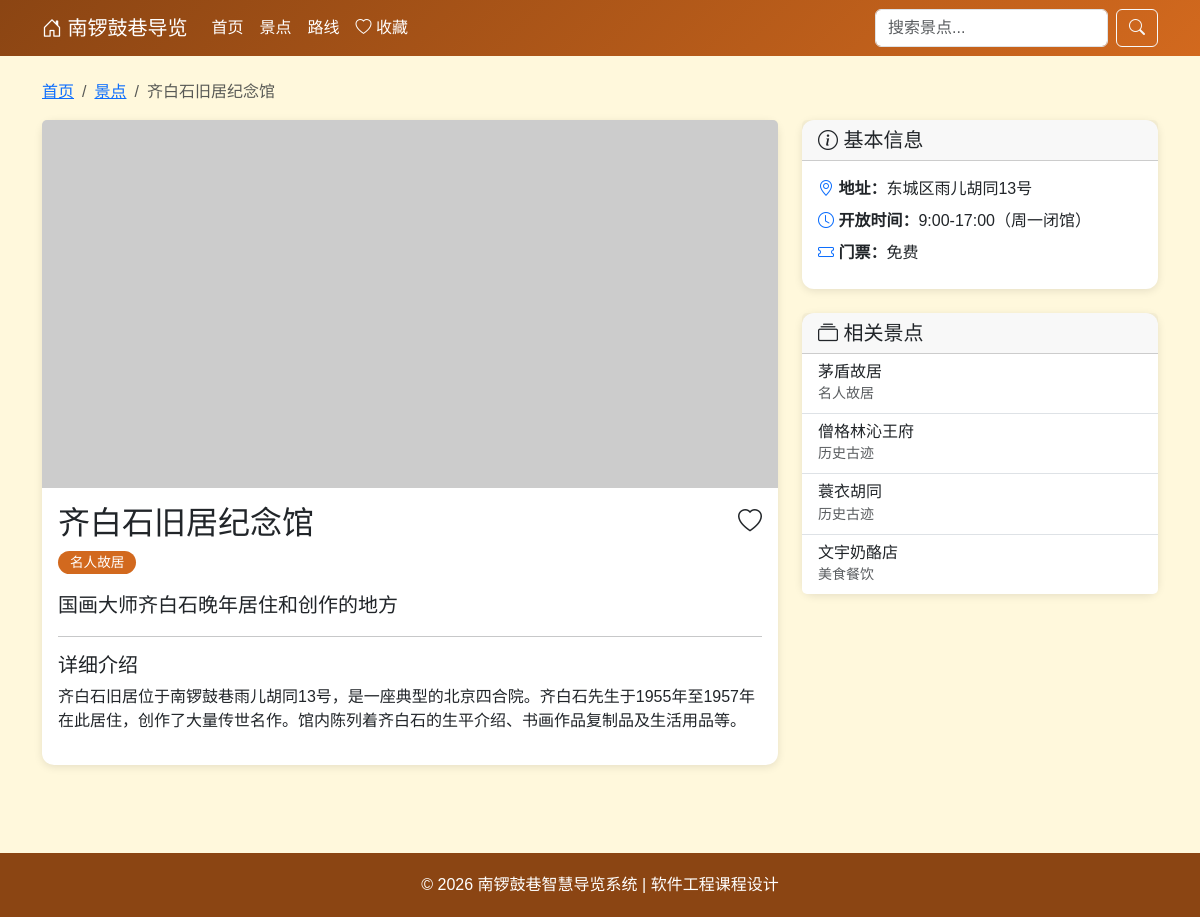
Page /poi/1/ on the committed database.
### tour/models.py (models this page shows, shortened)
class POI(models.Model):
    hutong = models.ForeignKey(Hutong, on_delete=models.CASCADE, related_name='pois', verbose_name='所属胡同')
    category = models.ForeignKey(POICategory, on_delete=models.SET_NULL, null=True, verbose_name='分类')
    name = models.CharField('名称', max_length=100)
    description = models.TextField('简介')
    detail = models.TextField('详细介绍', blank=True)
    address = models.CharField('地址', max_length=200)
    latitude = models.DecimalField('纬度', max_digits=10, decimal_places=7, null=True, blank=True)
    longitude = models.DecimalField('经度', max_digits=10, decimal_places=7, null=True, blank=True)
    image = models.ImageField('图片', upload_to='poi/', blank=True)
    opening_hours = models.CharField('开放时间', max_length=100, blank=True)
    ticket_price = models.CharField('门票价格', max_length=100, blank=True)
    order = models.IntegerField('排序', default=0)
    class Meta:
        verbose_name = 'POI景点'
        verbose_name_plural = 'POI景点'
        ordering = ['order', 'id']

class POICategory(models.Model):
    name = models.CharField('分类名称', max_length=50)
    icon = models.CharField('图标', max_length=50, default='fa-map-marker')
    class Meta:
        verbose_name = 'POI分类'
        verbose_name_plural = 'POI分类'

### tour/views.py (the view)
# urls.py: path('poi/<int:pk>/', views.poi_detail, name='poi_detail'),
def poi_detail(request, pk):
    poi = get_object_or_404(POI, pk=pk)
    session_key = request.session.session_key or ''
    is_favorited = Favorite.objects.filter(poi=poi, session_key=session_key).exists() if session_key else False
    related_pois = POI.objects.filter(hutong=poi.hutong).exclude(pk=pk)[:4]
    return render(request, 'tour/poi_detail.html', {
        'poi': poi,
        'is_favorited': is_favorited,
        'related_pois': related_pois,
    })

### templates/tour/poi_detail.html (shortened to what this page needs)
{% extends 'base.html' %}
{% block content %}
<div class="container py-4">
    <nav aria-label="breadcrumb" class="mb-3">
        <ol class="breadcrumb">
            <li class="breadcrumb-item"><a href="{% url 'tour:index' %}">首页</a></li>
            <li class="breadcrumb-item"><a href="{% url 'tour:poi_list' %}">景点</a></li>
            <li class="breadcrumb-item active">{{ poi.name }}</li>
        </ol>
    </nav>
    <div class="row">
        <div class="col-lg-8">
            <div class="card mb-4">
                {% if poi.image %}
                <img src="{{ poi.image.url }}" class="card-img-top" style="max-height: 400px; object-fit: cover;" alt="{{ poi.name }}">
                {% else %}
                <img src="https://via.placeholder.com/800x400?text={{ poi.name }}" class="card-img-top" alt="{{ poi.name }}">
                {% endif %}
                <div class="card-body">
                    <div class="d-flex justify-content-between align-items-start mb-3">
                        <div>
                            <h1 class="card-title h2">{{ poi.name }}</h1>
                            {% if poi.category %}
                            <span class="category-badge">{{ poi.category.name }}</span>
                            {% endif %}
                        </div>
                        <i class="bi bi-heart{% if is_favorited %}-fill{% endif %} favorite-btn {% if is_favorited %}active{% endif %}"
                           data-poi-id="{{ poi.pk }}" title="收藏"></i>
                    </div>
                    <p class="lead">{{ poi.description }}</p>
                    {% if poi.detail %}
                    <hr>
                    <h5>详细介绍</h5>
                    <div class="poi-detail">{{ poi.detail|linebreaks }}</div>
                    {% endif %}
                </div>
            </div>
        </div>
        <div class="col-lg-4">
            <div class="card mb-4">
                <div class="card-header">
                    <h5 class="mb-0"><i class="bi bi-info-circle"></i> 基本信息</h5>
                </div>
                <div class="card-body">
                    <ul class="list-unstyled mb-0">
                        <li class="mb-2">
                            <i class="bi bi-geo-alt text-primary"></i>
                            <strong>地址：</strong>{{ poi.address }}
                        </li>
                        {% if poi.opening_hours %}
                        <li class="mb-2">
                            <i class="bi bi-clock text-primary"></i>
                            <strong>开放时间：</strong>{{ poi.opening_hours }}
                        </li>
                        {% endif %}
                        {% if poi.ticket_price %}
                        <li class="mb-2">
                            <i class="bi bi-ticket text-primary"></i>
                            <strong>门票：</strong>{{ poi.ticket_price }}
                        </li>
                        {% endif %}
                    </ul>
                </div>
            </div>
            {% if related_pois %}
            <div class="card">
                <div class="card-header">
                    <h5 class="mb-0"><i class="bi bi-collection"></i> 相关景点</h5>
                </div>
                <div class="list-group list-group-flush">
                    {% for related in related_pois %}
                    <a href="{% url 'tour:poi_detail' related.pk %}" class="list-group-item list-group-item-action">
                        <div class="d-flex align-items-center">
                            <div>
                                <h6 class="mb-0">{{ related.name }}</h6>
                                <small class="text-muted">{{ related.category.name }}</small>
                            </div>
                        </div>
                    </a>
                    {% endfor %}
                </div>
            </div>
            {% endif %}
        </div>
    </div>
</div>
{% endblock %}

### templates/base.html (style rules this page uses)
:root { --primary-color: #8B4513; --secondary-color: #D2691E; --bg-color: #FFF8DC; }
body { background-color: var(--bg-color); font-family: 'Microsoft YaHei', sans-serif; }
.card { border: none; border-radius: 12px; box-shadow: 0 2px 8px rgba(0,0,0,0.1); transition: transform 0.2s; }
.category-badge { background-color: var(--secondary-color); color: white; padding: 4px 12px; border-radius: 20px; font-size: 0.85rem; }
.favorite-btn { cursor: pointer; font-size: 1.5rem; }

### rows in the picture
POI: name "齐白石旧居纪念馆", category.name "名人故居", description "国画大师齐白石晚年居住和创作的地方", detail "齐白石旧居位于南锣鼓巷雨儿胡同13号，是一座典型的北京四合院。齐白石先生于1955年至1957年在此居住，创作了大量传世名作。馆内陈列着齐白石的生平介绍、书画作品复制品及生活用品等。", address "东城区雨儿胡同13号", opening_hours "9:00-17:00（周一闭馆）", ticket_price "免费"
POI: name "茅盾故居", category.name "名人故居"
POI: name "僧格林沁王府", category.name "历史古迹"
POI: name "蓑衣胡同", category.name "历史古迹"
POI: name "文宇奶酪店", category.name "美食餐饮"
